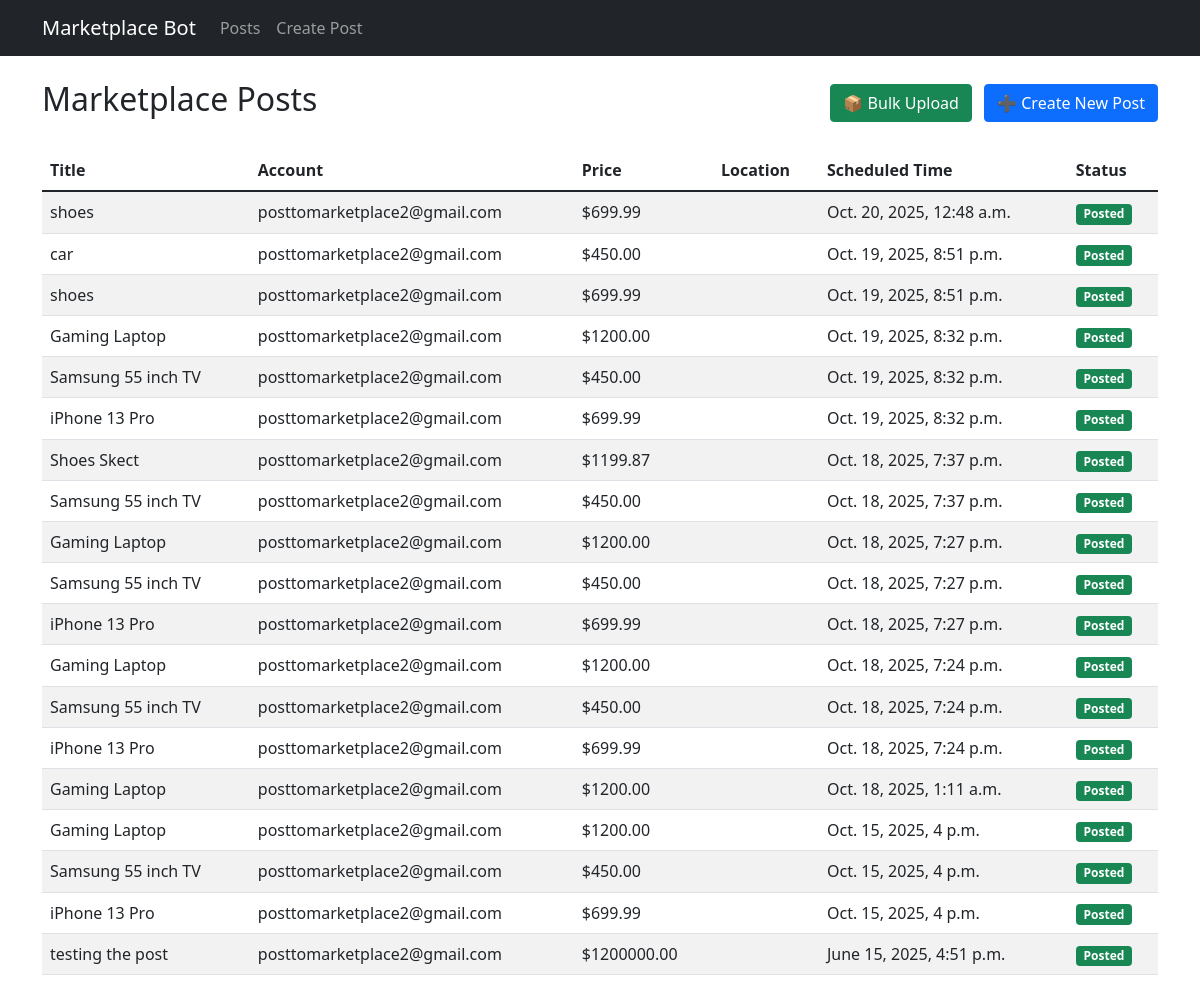
The page / on the database its author committed.
### postings/models.py (models this page shows, shortened)
class MarketplacePost(models.Model):
    account = models.ForeignKey(FacebookAccount, on_delete=models.CASCADE)
    title = models.CharField(max_length=255)
    description = models.TextField()
    price = models.DecimalField(max_digits=10, decimal_places=2)
    image = models.ImageField(upload_to='posts/', blank=True)
    scheduled_time = models.DateTimeField()
    posted = models.BooleanField(default=False)
    created_at = models.DateTimeField(auto_now_add=True)
    updated_at = models.DateTimeField(auto_now=True)

### accounts/models.py (models this page shows, shortened)
class FacebookAccount(models.Model):
    email = models.EmailField()
    password = models.CharField(max_length=255)  # Store securely in production
    session_cookie = models.TextField(blank=True, null=True)
    created_at = models.DateTimeField(auto_now_add=True)

### postings/views.py (the view)
# urls.py: path('', views.post_list, name='post_list'),
def post_list(request):
    posts = MarketplacePost.objects.all().order_by('-scheduled_time')
    return render(request, 'postings/post_list.html', {'posts': posts})

### postings/templates/postings/post_list.html
{% extends "base.html" %} {% block content %}
<div class="container mt-4">
  <div class="d-flex justify-content-between align-items-center mb-4">
    <h2>Marketplace Posts</h2>
    <div>
      <a href="{% url 'bulk_upload_posts' %}" class="btn btn-success me-2"
        >📦 Bulk Upload</a
      >
      <a href="{% url 'create_post' %}" class="btn btn-primary"
        >➕ Create New Post</a
      >
    </div>
  </div>
  <div class="table-responsive">
    <table class="table table-striped">
      <thead>
        <tr>
          <th>Title</th>
          <th>Account</th>
          <th>Price</th>
          <th>Location</th>
          <th>Scheduled Time</th>
          <th>Status</th>
        </tr>
      </thead>
      <tbody>
        {% for post in posts %}
        <tr>
          <td>{{ post.title }}</td>
          <td>{{ post.account.email }}</td>
          <td>${{ post.price }}</td>
          <td>{{ post.location }}</td>
          <td>{{ post.scheduled_time }}</td>
          <td>
            {% if post.posted %}
            <span class="badge bg-success">Posted</span>
            {% else %}
            <span class="badge bg-warning">Pending</span>
            {% endif %}
          </td>
        </tr>
        {% empty %}
        <tr>
          <td colspan="6" class="text-center">No posts found.</td>
        </tr>
        {% endfor %}
      </tbody>
    </table>
  </div>
</div>
{% endblock %}

### rows shown on the page
MarketplacePost: title "shoes", account.email "posttomarketplace2@gmail.com", price "699.99", scheduled_time "Oct. 20, 2025, 12:48 a.m.", posted "Posted"
MarketplacePost: title "car", account.email "posttomarketplace2@gmail.com", price "450.00", scheduled_time "Oct. 19, 2025, 8:51 p.m.", posted "Posted"
MarketplacePost: title "shoes", account.email "posttomarketplace2@gmail.com", price "699.99", scheduled_time "Oct. 19, 2025, 8:51 p.m.", posted "Posted"
MarketplacePost: title "Gaming Laptop", account.email "posttomarketplace2@gmail.com", price "1200.00", scheduled_time "Oct. 19, 2025, 8:32 p.m.", posted "Posted"
MarketplacePost: title "Samsung 55 inch TV", account.email "posttomarketplace2@gmail.com", price "450.00", scheduled_time "Oct. 19, 2025, 8:32 p.m.", posted "Posted"
MarketplacePost: title "iPhone 13 Pro", account.email "posttomarketplace2@gmail.com", price "699.99", scheduled_time "Oct. 19, 2025, 8:32 p.m.", posted "Posted"
MarketplacePost: title "Shoes Skect", account.email "posttomarketplace2@gmail.com", price "1199.87", scheduled_time "Oct. 18, 2025, 7:37 p.m.", posted "Posted"
MarketplacePost: title "Samsung 55 inch TV", account.email "posttomarketplace2@gmail.com", price "450.00", scheduled_time "Oct. 18, 2025, 7:37 p.m.", posted "Posted"
MarketplacePost: title "Gaming Laptop", account.email "posttomarketplace2@gmail.com", price "1200.00", scheduled_time "Oct. 18, 2025, 7:27 p.m.", posted "Posted"
MarketplacePost: title "Samsung 55 inch TV", account.email "posttomarketplace2@gmail.com", price "450.00", scheduled_time "Oct. 18, 2025, 7:27 p.m.", posted "Posted"
MarketplacePost: title "iPhone 13 Pro", account.email "posttomarketplace2@gmail.com", price "699.99", scheduled_time "Oct. 18, 2025, 7:27 p.m.", posted "Posted"
MarketplacePost: title "Gaming Laptop", account.email "posttomarketplace2@gmail.com", price "1200.00", scheduled_time "Oct. 18, 2025, 7:24 p.m.", posted "Posted"
MarketplacePost: title "Samsung 55 inch TV", account.email "posttomarketplace2@gmail.com", price "450.00", scheduled_time "Oct. 18, 2025, 7:24 p.m.", posted "Posted"
MarketplacePost: title "iPhone 13 Pro", account.email "posttomarketplace2@gmail.com", price "699.99", scheduled_time "Oct. 18, 2025, 7:24 p.m.", posted "Posted"
MarketplacePost: title "Gaming Laptop", account.email "posttomarketplace2@gmail.com", price "1200.00", scheduled_time "Oct. 18, 2025, 1:11 a.m.", posted "Posted"
MarketplacePost: title "Gaming Laptop", account.email "posttomarketplace2@gmail.com", price "1200.00", scheduled_time "Oct. 15, 2025, 4 p.m.", posted "Posted"
MarketplacePost: title "Samsung 55 inch TV", account.email "posttomarketplace2@gmail.com", price "450.00", scheduled_time "Oct. 15, 2025, 4 p.m.", posted "Posted"
MarketplacePost: title "iPhone 13 Pro", account.email "posttomarketplace2@gmail.com", price "699.99", scheduled_time "Oct. 15, 2025, 4 p.m.", posted "Posted"
MarketplacePost: title "testing the post", account.email "posttomarketplace2@gmail.com", price "1200000.00", scheduled_time "June 15, 2025, 4:51 p.m.", posted "Posted"
